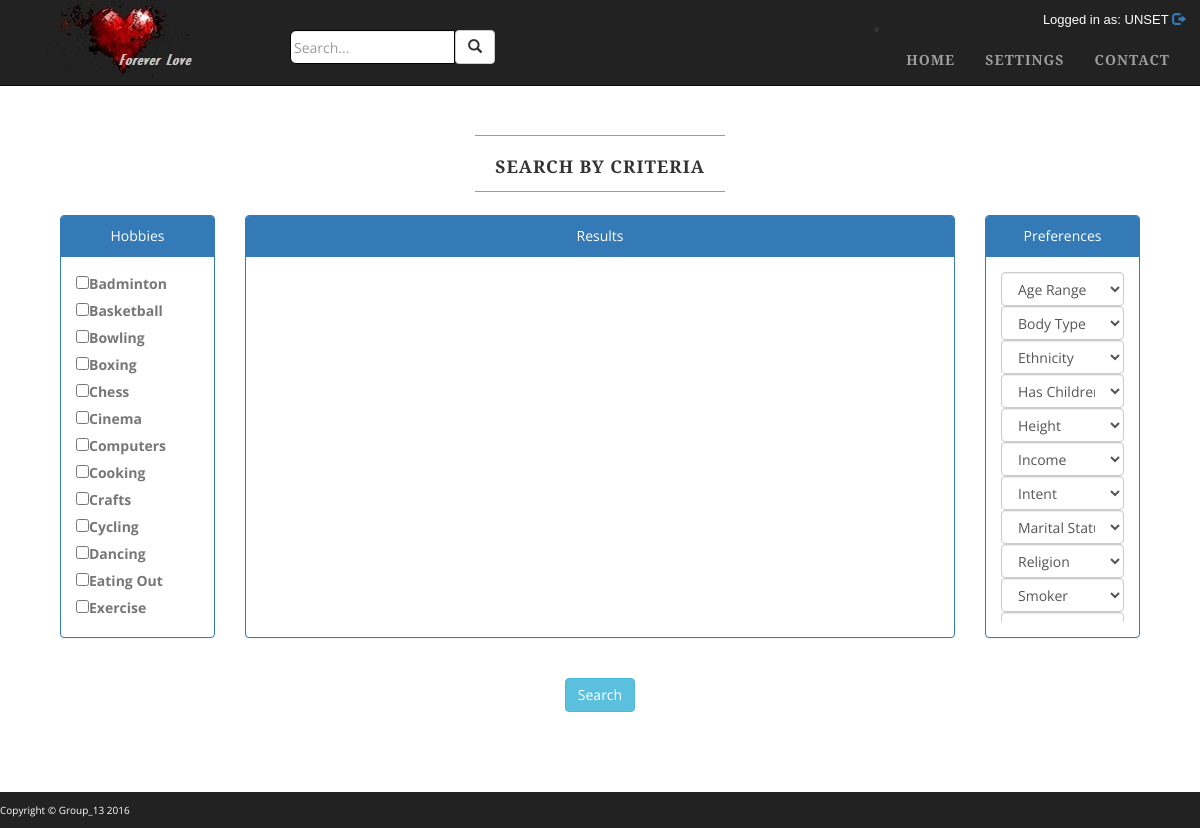
The page /searchPage.php on the database its author committed.
### tables this page shows
CREATE TABLE IF NOT EXISTS `user_hobbies` (
  `hobby_id` int(11) NOT NULL AUTO_INCREMENT,
  `hobby_name` varchar(64) NOT NULL,
  PRIMARY KEY (`hobby_id`)
);

### classes/Config.php (called while the page is built)
<?php
class Config{
    public static function get($path = null){
        if($path){
            $config = $GLOBALS['config'];
            $path = explode('/', $path);
            foreach($path as $bit){
                if(isset($config[$bit]))
                    $config = $config[$bit];
            }
            return $config;
        }
        return false;
    }
}

### classes/DB.php (called while the page is built, shortened)
<?php
class DB{
    private static $instance = null;
    private $pdo, $query, $error = false, $results, $count = 0;
    private function __construct(){
        try{
            $this->pdo = new PDO(
                'mysql:host='.Config::get('mysql/host').';dbname='.Config::get('mysql/db'),
                Config::get('mysql/username'),
                Config::get('mysql/password')
            );
        }catch (PDOException $e){
            die($e->getMessage());
        }
    }
    public static function getInstance(){
        if(!isset(self::$instance)){
            self::$instance = new DB();
        }
        return self::$instance;
    }
    public function query($sql, $params = []){
        if($this->query = $this->pdo->prepare($sql)){
            if($this->query->execute()){
                $this->results = $this->query->fetchAll(PDO::FETCH_OBJ);
            }
            else{
                $this->error = true;
            }
        }
        return $this;
    }
    public function results(){
        return $this->results;
    }
}

### classes/SearchServiceMgr.php (called while the page is built, shortened)
<?php
class SearchServiceMgr{
    public static function searchablePreferences(){
        return [
            'Body Type' => self::getChoices('body_type'),
            'Ethnicity' => self::getChoices('ethnicity'),
            'Has Children' => self::getChoices('has_children'),
            'Height' => self::getChoices('height'),
            'Income' => self::getChoices('income'),
            'Intent' => self::getChoices('intent'),
            'Marital Status' => self::getChoices('marital_status'),
            'Religion' => self::getChoices('religion'),
            'Smoker' => self::getChoices('smoker'),
            'Wants Children' => self::getChoices('wants_children')
        ];
    }
    public static function getChoices($table){
        $results = DB::getInstance()->query("SELECT id, choice FROM $table")->results();
        $array = [];
        foreach($results as $result){
            $array[$result->id] = $result->choice;
        }
        return $array;
    }
}

### searchPage.php (the view, shortened to what this page needs)
<!DOCTYPE html>
<html>
<head>
    <?php
    $db = DB::getInstance();
    $hobbies = $db->query('SELECT * FROM user_hobbies ORDER BY hobby_name')->results();
    $preferences = SearchServiceMgr::searchablePreferences();
    ?>
    <link href="css/bootstrap.min.css" rel="stylesheet">
    <link href="css/custom-base-page.css" rel="stylesheet">
</head>
<body class="full">
<?php include("includes/navbar.php"); ?>
<div class="container">
    <div class="row">
        <div class="box">
            <div class="col-lg-12 text-center">
                <br><br>
                <hr class="tagline-divider">
                <h2 class="intro-text text-center">
                    <strong>Search By Criteria</strong>
                </h2>
                <hr class="tagline-divider"><br>
                <form class="form-horizontal" role="form" method="post">
                    <div class="container-fluid">
                        <div class="row">
                            <div class="col-lg-2 col-md-3 col-sm-3">
                                <div class="panel panel-primary">
                                    <div class="panel-heading">
                                        Hobbies
                                    </div>
                                    <div class="panel-body">
                                        <div style="height: 350px;overflow: auto;">
                                            <?php
                                            foreach($hobbies as $hobby){?>
                                                <div class="pull-left" style="clear:both;">
                                                    <label class="text-muted">
                                                        <input type="checkbox" name="list[]" value="<?php echo $hobby->hobby_id;?>"><?php echo $hobby->hobby_name;?>
                                                    </label>
                                                </div>
                                            <?php
                                            }
                                            ?>
                                        </div>
                                    </div>
                                </div>
                            </div>
                            <div class="col-lg-8 col-md-6 col-sm-6">
                                <div class="panel panel-primary">
                                    <div class="panel-heading">
                                        Results
                                    </div>
                                    <div class="panel-body">
                                        <div style="height: 350px;overflow: auto;">
                                        </div>
                                    </div>
                                </div>
                            </div>
                            <div class="col-lg-2 col-md-3 col-sm-3">
                                <div class="panel panel-primary">
                                    <div class="panel-heading">
                                        Preferences
                                    </div>
                                    <div class="panel-body">
                                        <div style="height: 350px;overflow: auto;">
                                            <select class="form-control" name="age">
                                                <option disabled selected>Age Range</option>
                                            </select>
                                            <?php
                                            foreach($preferences as $preference => $options){?>
                                                <select class="form-control" name="<?php echo strtolower(str_replace(' ', '_',$preference));?>">
                                                    <option disabled selected><?php echo $preference;?></option>
                                                </select>
                                                <?php
                                            }?>
                                        </div>
                                    </div>
                                </div>
                            </div>
                        </div>
                    </div>
                        <br>
                    <div class="col-xs-12">
                        <input class="btn btn-info" id="search_button" name="submit" type="submit" value="Search">
                    </div>
                </form>
                <br><br><br>
                <br><br>
            </div>
        </div>
    </div>
</div>
</body>
</html>

### css/custom-base-page.css (style rules this page uses)
body { margin-top: 50px; }
.full { background: url('http://gdurl.com/1DKh') no-repeat center center fixed; -webkit-background-size: cover; -moz-background-size: cover; background-size: cover; -o-background-size: cover; }
body { font-family: "Open Sans","Helvetica Neue",Helvetica,Arial,sans-serif; }
h1, h2, h3, h4, h5, h6 { text-transform: uppercase; font-family: "Josefin Slab","Helvetica Neue",Helvetica,Arial,sans-serif; font-weight: 700; letter-spacing: 1px; }
p { font-size: 1.25em; line-height: 1.6; color: #000; }
hr { max-width: 400px; border-color: #999999; }
.tagline-divider { margin: 15px auto 3px; max-width: 250px; border-color: #999999; }
.box { margin-bottom: 20px; padding: 30px 15px; background: #fff; background: rgba(255,255,255,0.9); }
.intro-text { text-transform: uppercase; font-size: 1.25em; font-weight: 400; letter-spacing: 1px; }
footer p { margin: 0; padding: 10px 0; text-align: left; background: #222222; color: white; font-size: x-small; }
@media screen and (min-width:1200px) { .box:after { content: ''; display: table; clear: both; } }

### rows shown on the page
user_hobbies: hobby_name "Badminton"
user_hobbies: hobby_name "Basketball"
user_hobbies: hobby_name "Bowling"
user_hobbies: hobby_name "Boxing"
user_hobbies: hobby_name "Chess"
user_hobbies: hobby_name "Cinema"
user_hobbies: hobby_name "Computers"
user_hobbies: hobby_name "Cooking"
user_hobbies: hobby_name "Crafts"
user_hobbies: hobby_name "Cycling"
user_hobbies: hobby_name "Dancing"
user_hobbies: hobby_name "Eating Out"
user_hobbies: hobby_name "Exercise"

### other values the page prints
$log "UNSET"
form field body_type "Body Type"
form field ethnicity "Ethnicity"
form field has_children "Has Children"
form field height "Height"
form field income "Income"
form field intent "Intent"
form field marital_status "Marital Status"
form field religion "Religion"
form field smoker "Smoker"
form field wants_children "Wants Children"
